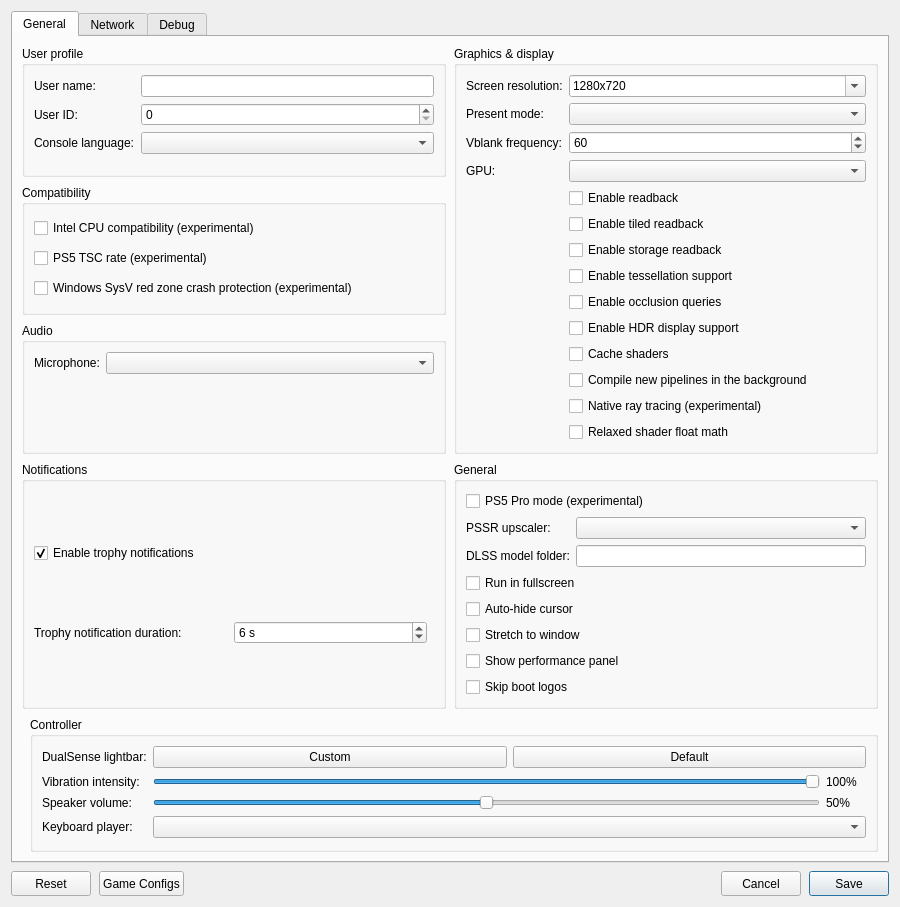
<?xml version="1.0" encoding="UTF-8"?>
<ui version="4.0">
 <class>ConfigurationEditDialog</class>
 <widget class="QDialog" name="ConfigurationEditDialog">
  <property name="geometry">
   <rect>
    <x>0</x>
    <y>0</y>
    <width>900</width>
    <height>620</height>
   </rect>
  </property>
  <property name="windowTitle">
   <string>Settings</string>
  </property>
  <property name="locale">
   <locale language="English" country="UnitedStates"/>
  </property>
  <layout class="QVBoxLayout" name="dialogLayout">
   <property name="spacing"><number>8</number></property>
   <item>
    <widget class="QTabWidget" name="settings_tabs">
     <property name="currentIndex"><number>0</number></property>
     <widget class="QWidget" name="settings_tab">
      <attribute name="title"><string>General</string></attribute>
      <layout class="QGridLayout" name="gridLayout">
       <property name="horizontalSpacing">
        <number>8</number>
       </property>
       <property name="verticalSpacing">
        <number>8</number>
       </property>
       <item row="0" column="0" colspan="2">
        <layout class="QGridLayout" name="sectionsLayout" columnstretch="1,1">
         <property name="horizontalSpacing">
          <number>8</number>
         </property>
         <property name="verticalSpacing">
          <number>8</number>
         </property>
         <item row="0" column="0">
          <widget class="QGroupBox" name="user_profile_group">
           <property name="title">
            <string>User profile</string>
           </property>
           <layout class="QFormLayout" name="userProfileLayout">
            <property name="fieldGrowthPolicy">
             <enum>QFormLayout::AllNonFixedFieldsGrow</enum>
            </property>
            <item row="0" column="0">
             <widget class="QLabel" name="label_user_name">
              <property name="text"><string>User name:</string></property>
             </widget>
            </item>
            <item row="0" column="1">
             <widget class="MandatoryLineEdit" name="lineEdit_user_name">
              <property name="toolTip"><string>Local user name exposed to games</string></property>
              <property name="clearButtonEnabled"><bool>true</bool></property>
             </widget>
            </item>
            <item row="1" column="0">
             <widget class="QLabel" name="label_user_id">
              <property name="text"><string>User ID:</string></property>
             </widget>
            </item>
            <item row="1" column="1">
             <widget class="QSpinBox" name="spinBox_user_id">
              <property name="toolTip"><string>Local user ID exposed to games</string></property>
             </widget>
            </item>
            <item row="2" column="0">
             <widget class="QLabel" name="label_console_language">
              <property name="text"><string>Console language:</string></property>
             </widget>
            </item>
            <item row="2" column="1">
             <widget class="QComboBox" name="comboBox_console_language">
              <property name="toolTip"><string>Language</string></property>
             </widget>
            </item>
           </layout>
          </widget>
         </item>
         <item row="2" column="0">
          <widget class="QGroupBox" name="audio_group">
           <property name="title"><string>Audio</string></property>
           <layout class="QFormLayout" name="audioLayout">
            <property name="fieldGrowthPolicy">
             <enum>QFormLayout::AllNonFixedFieldsGrow</enum>
            </property>
            <item row="0" column="0">
             <widget class="QLabel" name="label_audio_input_device">
              <property name="text"><string>Microphone:</string></property>
             </widget>
            </item>
            <item row="0" column="1">
             <widget class="QComboBox" name="comboBox_audio_input_device"/>
            </item>
           </layout>
          </widget>
         </item>
         <item row="0" column="1" rowspan="3">
          <widget class="QGroupBox" name="graphics_group">
           <property name="title">
            <string>Graphics &amp;&amp; display</string>
           </property>
           <layout class="QFormLayout" name="graphicsLayout">
            <property name="fieldGrowthPolicy">
             <enum>QFormLayout::AllNonFixedFieldsGrow</enum>
            </property>
            <item row="0" column="0">
             <widget class="QLabel" name="label_screen_resolution">
              <property name="text"><string>Screen resolution:</string></property>
             </widget>
            </item>
            <item row="0" column="1">
             <widget class="QComboBox" name="comboBox_screen_resolution">
              <property name="toolTip"><string>Window resolution as WIDTHxHEIGHT; pick a preset or type a custom size. Non-16:9 sizes such as 21:9 show the game with black bars unless Stretch to window is on.</string></property>
              <property name="editable"><bool>true</bool></property>
              <property name="insertPolicy"><enum>QComboBox::NoInsert</enum></property>
              <item><property name="text"><string notr="true">1280x720</string></property></item>
              <item><property name="text"><string notr="true">1920x1080</string></property></item>
              <item><property name="text"><string notr="true">2560x1440</string></property></item>
              <item><property name="text"><string notr="true">3840x2160</string></property></item>
              <item><property name="text"><string notr="true">2560x1080</string></property></item>
              <item><property name="text"><string notr="true">3440x1440</string></property></item>
              <item><property name="text"><string notr="true">3840x1600</string></property></item>
              <item><property name="text"><string notr="true">5120x2160</string></property></item>
             </widget>
            </item>
            <item row="1" column="0">
             <widget class="QLabel" name="label_present_mode">
              <property name="text"><string>Present mode:</string></property>
             </widget>
            </item>
            <item row="1" column="1">
             <widget class="QComboBox" name="comboBox_present_mode">
              <property name="toolTip"><string>Vulkan swapchain presentation mode</string></property>
             </widget>
            </item>
            <item row="2" column="0">
             <widget class="QLabel" name="label_vblank_frequency">
              <property name="text"><string>Vblank frequency:</string></property>
             </widget>
            </item>
            <item row="2" column="1">
             <widget class="QSpinBox" name="spinBox_vblank_frequency">
              <property name="toolTip"><string>Virtual display refresh rate used for frame pacing</string></property>
              <property name="minimum"><number>30</number></property>
              <property name="maximum"><number>360</number></property>
              <property name="value"><number>60</number></property>
             </widget>
            </item>
            <item row="4" column="0">
             <widget class="QLabel" name="label_gpu">
              <property name="text"><string>GPU:</string></property>
             </widget>
            </item>
            <item row="4" column="1">
             <widget class="QComboBox" name="comboBox_gpu">
              <property name="toolTip"><string>Graphics device used by the emulator</string></property>
             </widget>
            </item>
            <item row="5" column="1">
             <widget class="QCheckBox" name="checkBox_readback">
              <property name="toolTip"><string>Read back writable linear images</string></property>
              <property name="text"><string>Enable readback</string></property>
             </widget>
            </item>
            <item row="6" column="1">
             <widget class="QCheckBox" name="checkBox_readback_tiled">
              <property name="toolTip"><string>Read back small writable tiled images</string></property>
              <property name="text"><string>Enable tiled readback</string></property>
             </widget>
            </item>
            <item row="7" column="1">
             <widget class="QCheckBox" name="checkBox_readback_storage">
              <property name="toolTip"><string>Read back shader-written images when the game flushes the GPU cache for the CPU. Images from linear and tiled readback are read back then too.</string></property>
              <property name="text"><string>Enable storage readback</string></property>
             </widget>
            </item>
            <item row="8" column="1">
             <widget class="QCheckBox" name="checkBox_tessellation">
              <property name="toolTip"><string>Draw tessellated geometry, such as GTA V's nearby tree trunks. Unsupported tessellation shaders may cause crashes.</string></property>
              <property name="text"><string>Enable tessellation support</string></property>
             </widget>
            </item>
            <item row="9" column="1">
             <widget class="QCheckBox" name="checkBox_occlusion_queries">
              <property name="toolTip"><string>Count the samples of occlusion queries on the GPU, so hidden lights and objects stay hidden (GTA V&apos;s sun flare and light glows).</string></property>
              <property name="text"><string>Enable occlusion queries</string></property>
             </widget>
            </item>
            <item row="10" column="1">
             <widget class="QCheckBox" name="checkBox_hdr">
              <property name="toolTip"><string>Enable HDR10 output for supported games. Requires HDR enabled on the host display.</string></property>
              <property name="text"><string>Enable HDR display support</string></property>
             </widget>
            </item>
            <item row="11" column="1">
             <widget class="QCheckBox" name="checkBox_shader_cache">
              <property name="toolTip"><string>Save compiled shaders and pipelines per game and load them at startup.</string></property>
              <property name="text"><string>Cache shaders</string></property>
             </widget>
            </item>
            <item row="12" column="1">
             <widget class="QCheckBox" name="checkBox_async_pipelines">
              <property name="toolTip"><string>Compile new pipelines in the background and skip the draws that need them meanwhile: an object may appear a moment late the first time it is seen, instead of the game stuttering.</string></property>
              <property name="text"><string>Compile new pipelines in the background</string></property>
             </widget>
            </item>
            <item row="13" column="1">
             <widget class="QCheckBox" name="checkBox_native_ray_tracing">
              <property name="toolTip"><string>Experimental. Trace the ray tracing passes of supported games (GTA V's shadows and reflections in Fidelity mode, ASTRO BOT) with the GPU's ray tracing hardware instead of emulating the PS5's BVH instructions: much faster where it applies. Needs a GPU with Vulkan ray queries. Visual errors are possible; turn it off if a game looks wrong.</string></property>
              <property name="text"><string>Native ray tracing (experimental)</string></property>
             </widget>
            </item>
            <item row="14" column="1">
             <widget class="QCheckBox" name="checkBox_relaxed_shader_float">
              <property name="toolTip"><string>Use the host GPU's native float operations in shaders. Faster, but can be inaccurate.</string></property>
              <property name="text"><string>Relaxed shader float math</string></property>
             </widget>
            </item>
           </layout>
          </widget>
         </item>
         <item row="3" column="0">
          <widget class="QGroupBox" name="notifications_group">
           <property name="title"><string>Notifications</string></property>
           <layout class="QVBoxLayout" name="notificationsLayout">
            <item>
             <widget class="QCheckBox" name="checkBox_trophy_notifications">
              <property name="toolTip"><string>Show trophy unlock notifications and play their sound.
    To use your own sound, replace the emulator's assets/sounds/trophy-unlock.wav with a WAV file and restart the game.</string></property>
              <property name="text"><string>Enable trophy notifications</string></property>
              <property name="checked"><bool>true</bool></property>
             </widget>
            </item>
            <item>
             <layout class="QHBoxLayout" name="trophyDurationLayout">
              <item>
               <widget class="QLabel" name="label_trophy_duration">
                <property name="text"><string>Trophy notification duration:</string></property>
               </widget>
              </item>
              <item>
               <widget class="QSpinBox" name="spinBox_trophy_duration">
                <property name="toolTip"><string>How long each trophy unlock notification stays on screen.</string></property>
                <property name="suffix"><string> s</string></property>
                <property name="minimum"><number>5</number></property>
                <property name="maximum"><number>10</number></property>
                <property name="value"><number>6</number></property>
               </widget>
              </item>
              <item>
               <spacer name="trophyDurationSpacer">
                <property name="orientation"><enum>Qt::Horizontal</enum></property>
               </spacer>
              </item>
             </layout>
            </item>
           </layout>
          </widget>
         </item>
         <item row="3" column="1">
          <widget class="QGroupBox" name="general_group">
           <property name="title"><string>General</string></property>
           <layout class="QVBoxLayout" name="generalLayout">
            <item>
             <widget class="QCheckBox" name="checkBox_pro">
              <property name="toolTip"><string>Enable PS5 Pro mode for supported games. Disabled by default.</string></property>
              <property name="text"><string>PS5 Pro mode (experimental)</string></property>
             </widget>
            </item>
            <item>
             <layout class="QFormLayout" name="pssrLayout">
              <item row="0" column="0">
               <widget class="QLabel" name="label_pssr_upscaler">
                <property name="text"><string>PSSR upscaler:</string></property>
               </widget>
              </item>
              <item row="0" column="1">
               <widget class="QComboBox" name="comboBox_pssr_upscaler">
                <property name="toolTip"><string>DLSS needs an NVIDIA RTX GPU</string></property>
               </widget>
              </item>
              <item row="1" column="0">
               <widget class="QLabel" name="label_dlss_folder">
                <property name="text"><string>DLSS model folder:</string></property>
               </widget>
              </item>
              <item row="1" column="1">
               <widget class="MandatoryLineEdit" name="lineEdit_dlss_folder">
                <property name="toolTip"><string>Folder with nvngx_dlss.dll (Windows) or libnvidia-ngx-dlss.so.* (Linux)</string></property>
                <property name="clearButtonEnabled"><bool>true</bool></property>
               </widget>
              </item>
             </layout>
            </item>
            <item>
             <widget class="QCheckBox" name="checkBox_fullscreen">
              <property name="toolTip"><string>Run in borderless desktop fullscreen</string></property>
              <property name="text"><string>Run in fullscreen</string></property>
             </widget>
            </item>
            <item>
             <widget class="QCheckBox" name="checkBox_hide_cursor">
              <property name="toolTip"><string>Hide the host cursor after 2 seconds without mouse activity</string></property>
              <property name="text"><string>Auto-hide cursor</string></property>
             </widget>
            </item>
            <item>
             <widget class="QCheckBox" name="checkBox_stretch">
              <property name="toolTip"><string>Stretch the game image to fill the window instead of keeping its aspect ratio with black bars</string></property>
              <property name="text"><string>Stretch to window</string></property>
             </widget>
            </item>
            <item>
             <widget class="QCheckBox" name="checkBox_perf_overlay">
              <property name="toolTip"><string>Show FPS, frame times, CPU/GPU usage, RAM and memory pressure in the game window. Press F2 (Cmd+P on macOS) to toggle it, and add Shift for the detailed view.</string></property>
              <property name="text"><string>Show performance panel</string></property>
             </widget>
            </item>
            <item>
             <widget class="QCheckBox" name="checkBox_skip_notice_screen">
              <property name="toolTip"><string>Skip startup logos and notices in supported games.</string></property>
              <property name="text"><string>Skip boot logos</string></property>
             </widget>
            </item>
           </layout>
          </widget>
         </item>
         <item row="1" column="0">
          <widget class="QGroupBox" name="compatibility_group">
           <property name="title">
            <string>Compatibility</string>
           </property>
           <layout class="QVBoxLayout" name="compatibilityLayout">
            <item>
             <widget class="QCheckBox" name="checkBox_amd_cpu">
              <property name="toolTip"><string>Patch CPU instructions that differ between AMD and the host CPU.</string></property>
              <property name="text"><string>Intel CPU compatibility (experimental)</string></property>
             </widget>
            </item>
            <item>
             <widget class="QCheckBox" name="checkBox_guest_tsc">
              <property name="toolTip"><string>Run the CPU time stamp counter (TSC) at the PS5's 1.6 GHz instead of the host rate. Fixes games that run too fast.</string></property>
              <property name="text"><string>PS5 TSC rate (experimental)</string></property>
             </widget>
            </item>
            <item>
             <widget class="QCheckBox" name="checkBox_red_zone_protection">
              <property name="toolTip"><string>Helps prevent crashes in some games on Windows</string></property>
              <property name="text"><string>Windows SysV red zone crash protection (experimental)</string></property>
             </widget>
            </item>
           </layout>
          </widget>
         </item>
        </layout>
       </item>
       <item row="1" column="1">
        <widget class="QGroupBox" name="controller_group">
         <property name="title"><string>Controller</string></property>
         <layout class="QFormLayout" name="controllerLayout">
          <property name="fieldGrowthPolicy"><enum>QFormLayout::AllNonFixedFieldsGrow</enum></property>
          <item row="0" column="0">
           <widget class="QLabel" name="label_controller_color">
            <property name="text"><string>DualSense lightbar:</string></property>
           </widget>
          </item>
          <item row="0" column="1">
           <layout class="QHBoxLayout" name="controllerColorLayout">
            <item>
             <widget class="QPushButton" name="button_controller_color">
              <property name="toolTip"><string>Choose and preview a fixed LED color. Bluetooth DualSense may take several seconds to update.</string></property>
              <property name="text"><string>Custom</string></property>
             </widget>
            </item>
            <item>
             <widget class="QPushButton" name="button_controller_color_reset">
              <property name="toolTip"><string>Let the game control the lightbar</string></property>
              <property name="text"><string>Default</string></property>
             </widget>
            </item>
           </layout>
          </item>
          <item row="1" column="0">
           <widget class="QLabel" name="label_controller_vibration">
            <property name="text"><string>Vibration intensity:</string></property>
           </widget>
          </item>
          <item row="1" column="1">
           <layout class="QHBoxLayout" name="controllerVibrationLayout">
            <item>
             <widget class="QSlider" name="slider_controller_vibration">
              <property name="toolTip"><string>Scale DualSense vibration over USB and Bluetooth</string></property>
              <property name="maximum"><number>100</number></property>
              <property name="value"><number>100</number></property>
              <property name="orientation"><enum>Qt::Horizontal</enum></property>
             </widget>
            </item>
            <item>
             <widget class="QLabel" name="label_controller_vibration_value">
              <property name="minimumSize"><size><width>40</width><height>0</height></size></property>
              <property name="text"><string>100%</string></property>
             </widget>
            </item>
           </layout>
          </item>
          <item row="2" column="0">
           <widget class="QLabel" name="label_controller_volume">
            <property name="text"><string>Speaker volume:</string></property>
           </widget>
          </item>
          <item row="2" column="1">
           <layout class="QHBoxLayout" name="controllerVolumeLayout">
            <item>
             <widget class="QSlider" name="slider_controller_volume">
              <property name="toolTip"><string>Scale the DualSense speaker over USB and Bluetooth. 50% is the previous default; 100% adds 6 dB of gain.</string></property>
              <property name="maximum"><number>100</number></property>
              <property name="value"><number>50</number></property>
              <property name="orientation"><enum>Qt::Horizontal</enum></property>
             </widget>
            </item>
            <item>
             <widget class="QLabel" name="label_controller_volume_value">
              <property name="minimumSize"><size><width>40</width><height>0</height></size></property>
              <property name="text"><string>50%</string></property>
             </widget>
            </item>
           </layout>
          </item>
          <item row="3" column="0">
           <widget class="QLabel" name="label_keyboard_player">
            <property name="text"><string>Keyboard player:</string></property>
           </widget>
          </item>
          <item row="3" column="1">
           <widget class="QComboBox" name="comboBox_keyboard_player">
            <property name="toolTip"><string>Gamepads fill the remaining players in connection order. Every player uses the same input mapping.</string></property>
           </widget>
          </item>
         </layout>
        </widget>
       </item>
      </layout>
     </widget>
     <widget class="QWidget" name="network_tab">
      <attribute name="title"><string>Network</string></attribute>
      <layout class="QVBoxLayout" name="networkTabLayout">
       <item>
        <widget class="QCheckBox" name="checkBox_network_connected">
         <property name="toolTip"><string>Let games use your computer's local network connection.</string></property>
         <property name="text"><string>Enable network connection</string></property>
        </widget>
       </item>
       <item>
        <widget class="QCheckBox" name="checkBox_psn_emulation">
         <property name="text"><string>Emulate PSN (compatibility)</string></property>
        </widget>
       </item>
       <item>
        <spacer name="networkSpacer">
         <property name="orientation"><enum>Qt::Vertical</enum></property>
         <property name="sizeHint" stdset="0"><size><width>20</width><height>40</height></size></property>
        </spacer>
       </item>
      </layout>
     </widget>
     <widget class="QWidget" name="debug_tab">
      <attribute name="title"><string>Debug</string></attribute>
      <layout class="QVBoxLayout" name="debugTabLayout">
       <item>
        <widget class="QGroupBox" name="debug_group">
         <property name="title">
          <string>Debugging &amp;&amp; logs</string>
         </property>
         <layout class="QGridLayout" name="debugLayout" columnstretch="0,1,0,1">
          <property name="horizontalSpacing"><number>8</number></property>
          <property name="verticalSpacing"><number>6</number></property>
          <item row="0" column="0" colspan="2">
           <widget class="QCheckBox" name="checkBox_vulkan_validation">
            <property name="toolTip"><string>Enable Vulkan validation layers</string></property>
            <property name="text"><string>Vulkan validation</string></property>
            <property name="checked"><bool>true</bool></property>
           </widget>
          </item>
          <item row="0" column="2" colspan="2">
           <widget class="QCheckBox" name="checkBox_shader_validation">
            <property name="toolTip"><string>Validate SPIR-V binary</string></property>
            <property name="text"><string>Shader validation</string></property>
            <property name="checked"><bool>true</bool></property>
           </widget>
          </item>
          <item row="1" column="0" colspan="2">
           <widget class="QCheckBox" name="checkBox_renderdoc_capture">
            <property name="toolTip"><string>Enable RenderDoc capture</string></property>
            <property name="text"><string>RenderDoc capture</string></property>
           </widget>
          </item>
          <item row="1" column="2" colspan="2">
           <widget class="QCheckBox" name="checkBox_cmd_dump">
            <property name="toolTip"><string>Dump command buffers</string></property>
            <property name="text"><string>Command buffer dump</string></property>
           </widget>
          </item>
          <item row="2" column="0">
           <widget class="QLabel" name="label_shader_log_direction">
            <property name="text"><string>Shader logging:</string></property>
           </widget>
          </item>
          <item row="2" column="1">
           <widget class="QComboBox" name="comboBox_shader_log_direction">
            <property name="toolTip"><string>Dump shaders to file or console window. If enabled may decrease emulator performance</string></property>
           </widget>
          </item>
          <item row="2" column="2">
           <widget class="QLabel" name="label_shader_log_folder">
            <property name="text"><string>Shader log folder:</string></property>
           </widget>
          </item>
          <item row="2" column="3">
           <widget class="MandatoryLineEdit" name="lineEdit_shader_log_folder">
            <property name="toolTip"><string>Specify directory to dump shaders</string></property>
            <property name="clearButtonEnabled"><bool>true</bool></property>
           </widget>
          </item>
          <item row="3" column="0">
           <widget class="QLabel" name="label_printf_direction">
            <property name="text"><string>Printf output:</string></property>
           </widget>
          </item>
          <item row="3" column="1">
           <widget class="QComboBox" name="comboBox_printf_direction">
            <property name="toolTip"><string>Print logs to file or console window. If enabled may decrease emulator performance</string></property>
           </widget>
          </item>
          <item row="3" column="2">
           <widget class="QLabel" name="label_printf_file">
            <property name="text"><string>Printf output file:</string></property>
           </widget>
          </item>
          <item row="3" column="3">
           <widget class="MandatoryLineEdit" name="lineEdit_printf_file">
            <property name="toolTip"><string>Specify file to dump logs</string></property>
            <property name="clearButtonEnabled"><bool>true</bool></property>
           </widget>
          </item>
          <item row="4" column="0">
           <widget class="QCheckBox" name="checkBox_profiler">
            <property name="toolTip"><string>Enable the Tracy profiler. Profiling may decrease emulator performance</string></property>
            <property name="text"><string>Tracy profiler</string></property>
           </widget>
          </item>
          <item row="4" column="2">
           <widget class="QLabel" name="label_cmd_dump_folder">
            <property name="text"><string>Command buffer folder:</string></property>
           </widget>
          </item>
          <item row="4" column="3">
           <widget class="MandatoryLineEdit" name="lineEdit_cmd_dump_folder">
            <property name="toolTip"><string>Specify directory to dump command buffers</string></property>
            <property name="clearButtonEnabled"><bool>true</bool></property>
           </widget>
          </item>
          <item row="5" column="0" colspan="2">
           <widget class="QCheckBox" name="checkBox_record_pipeline_manifest">
            <property name="toolTip"><string>Add the shaders and pipelines this session compiles to the game's pipeline manifest (_PipelineCache), which later cold starts compile while the game loads.</string></property>
            <property name="text"><string>Record the pipeline manifest</string></property>
           </widget>
          </item>
          <item row="6" column="0" colspan="2">
           <widget class="QCheckBox" name="checkBox_session_log">
            <property name="toolTip"><string>Keep the warnings, errors and crash report of every session in _Logs next to the emulator (the 20 newest are kept). Attach that file to bug reports.</string></property>
            <property name="text"><string>Session log in _Logs</string></property>
           </widget>
          </item>
         </layout>
        </widget>
       </item>
       <item>
        <widget class="QGroupBox" name="rendering_compatibility_group">
         <property name="title"><string>Rendering compatibility</string></property>
         <layout class="QVBoxLayout" name="renderingCompatibilityLayout">
          <item>
           <widget class="QLabel" name="label_rendering_compatibility">
            <property name="text"><string>These settings may help with rendering bugs at a slight performance cost.</string></property>
            <property name="wordWrap"><bool>true</bool></property>
           </widget>
          </item>
          <item>
           <widget class="QCheckBox" name="checkBox_sync_raw_image_buffers">
            <property name="toolTip"><string>Can fix missing textures and incorrect transparency (Resident Evil 2).</string></property>
            <property name="text"><string>Accurate texture synchronization</string></property>
           </widget>
          </item>
         </layout>
        </widget>
       </item>
       <item>
        <widget class="QGroupBox" name="performance_tweaks_group">
         <property name="title"><string>Performance tweaks</string></property>
         <layout class="QVBoxLayout" name="performanceTweaksLayout">
          <item>
           <widget class="QLabel" name="label_performance_tweaks">
            <property name="styleSheet"><string>color: red;</string></property>
            <property name="text"><string>Game-specific tweaks: they may or may not improve performance. Use with caution and prefer setting them per game rather than globally.</string></property>
            <property name="wordWrap"><bool>true</bool></property>
           </widget>
          </item>
          <item>
           <layout class="QHBoxLayout" name="flushDrawsLayout">
            <item>
             <widget class="QLabel" name="label_flush_draws">
              <property name="text"><string>Submit GPU work every N draws (0 = off):</string></property>
             </widget>
            </item>
            <item>
             <widget class="QSpinBox" name="spinBox_flush_draws">
              <property name="toolTip"><string>Can lower frame time in games that send a whole frame as one command buffer, at some submit overhead.</string></property>
              <property name="maximum"><number>99999</number></property>
             </widget>
            </item>
            <item>
             <spacer name="flushDrawsSpacer">
              <property name="orientation"><enum>Qt::Horizontal</enum></property>
             </spacer>
            </item>
           </layout>
          </item>
         </layout>
        </widget>
       </item>
       <item>
        <spacer name="debugSpacer">
         <property name="orientation"><enum>Qt::Vertical</enum></property>
         <property name="sizeHint" stdset="0"><size><width>20</width><height>40</height></size></property>
        </spacer>
       </item>
      </layout>
     </widget>
    </widget>
   </item>
   <item>
    <layout class="QHBoxLayout" name="buttonLayout">
     <item>
     <widget class="QPushButton" name="clear_button">
       <property name="minimumSize"><size><width>80</width><height>25</height></size></property>
       <property name="text"><string>Reset</string></property>
       <property name="toolTip"><string>Restore default settings</string></property>
      </widget>
     </item>
     <item>
      <widget class="QPushButton" name="settings_button">
       <property name="minimumSize"><size><width>80</width><height>25</height></size></property>
       <property name="text"><string>Game Configs</string></property>
       <property name="toolTip"><string>Import or export game configs</string></property>
      </widget>
     </item>
     <item>
      <spacer name="buttonSpacer">
       <property name="orientation"><enum>Qt::Horizontal</enum></property>
       <property name="sizeHint" stdset="0"><size><width>40</width><height>20</height></size></property>
      </spacer>
     </item>
     <item>
      <widget class="QPushButton" name="cancel_button">
       <property name="minimumSize"><size><width>80</width><height>25</height></size></property>
       <property name="text"><string>Cancel</string></property>
      </widget>
     </item>
     <item>
      <widget class="QPushButton" name="ok_button">
       <property name="minimumSize"><size><width>80</width><height>25</height></size></property>
       <property name="text"><string>Save</string></property>
       <property name="default"><bool>true</bool></property>
      </widget>
     </item>
    </layout>
   </item>
  </layout>
 </widget>
 <customwidgets>
  <customwidget>
   <class>MandatoryLineEdit</class>
   <extends>QLineEdit</extends>
   <header>mandatoryLineEdit.h</header>
  </customwidget>
 </customwidgets>
 <resources/>
</ui>
